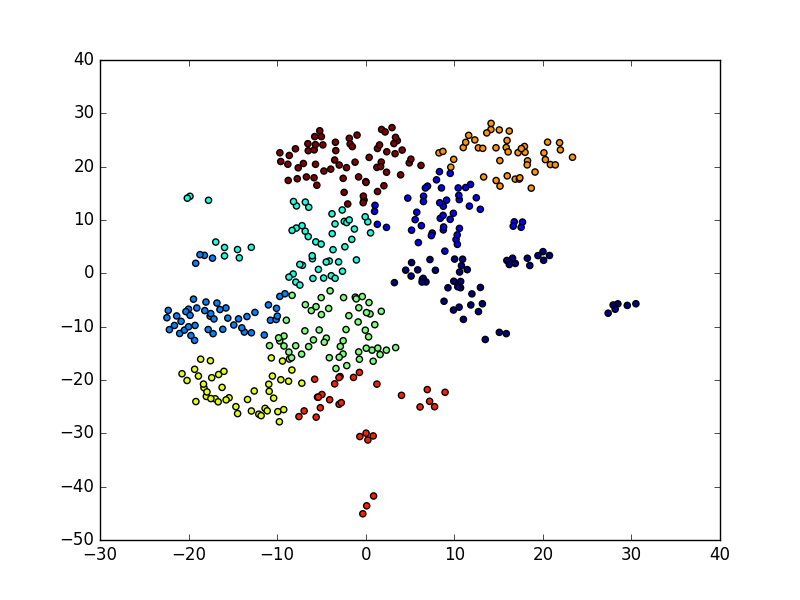

Source code (Python):
import numpy as np
import sklearn.cluster
import distance
from sklearn.cluster import KMeans
from sklearn.preprocessing import normalize
from sklearn.decomposition import TruncatedSVD
from sklearn.manifold import TSNE
from sklearn.feature_extraction.text import TfidfVectorizer, CountVectorizer
import matplotlib.pyplot as plt
import pandas as pd

#wir lesen die hashtags aus iteration 2 ein, diese csv enthaelt alle vorkommenden hashtags(also mit duplikaten)<-wichtig, da vectorizer die haeufigkeit analysiert
df=pd.read_csv("/home/franko/Iter3/hash.csv", names=['name'], delimiter=';')

#zunaechst werden die hashtags in einer liste gespeichert
column = []
for i in df['name']:
    for j in i.split():
        if j not in column:
           column.append(j)


vectorizer = TfidfVectorizer(lowercase=True) #vectorisiert text string zu numerisch

X = vectorizer.fit_transform(column)#analysiert die haeufigkeit der auftretenden hashtags und erstellt eine Matrix

truncated = TruncatedSVD(n_components=2, n_iter=10).fit_transform(X)#SVD reduziert die Anzahl der Dimensionen

#hier wird die Anzahl der Dimensionen nochmal auf 2 reduziert (fuer plot notwendig)
tsne = TSNE(n_components=2, random_state=3).fit_transform(truncated)
print(tsne)


cluster=9#wir bestimmen die anzahl der cluster
km = KMeans(n_clusters=cluster).fit_predict(tsne)#kmeans wird auf die haeufigkeitsmatrix mit 2 dimensionen angewendet 

#wir erstellen einen 2 dimensionalen plot der unseren k-means darstellt
plt.scatter(tsne[:, 0], tsne[:, 1], c=km)

#wir erstellen ein dictionary und lassen uns die cluster anzeigen
clusters = {
    0: [], 1: [], 2:[], 3: [], 4: [], 5: [], 6: [], 7:[], 8: [], 9:[],
}
for i, cluster in enumerate(km):
    clusters[cluster].append(df.ix[i, 'name'])

print(clusters)

plt.show()
